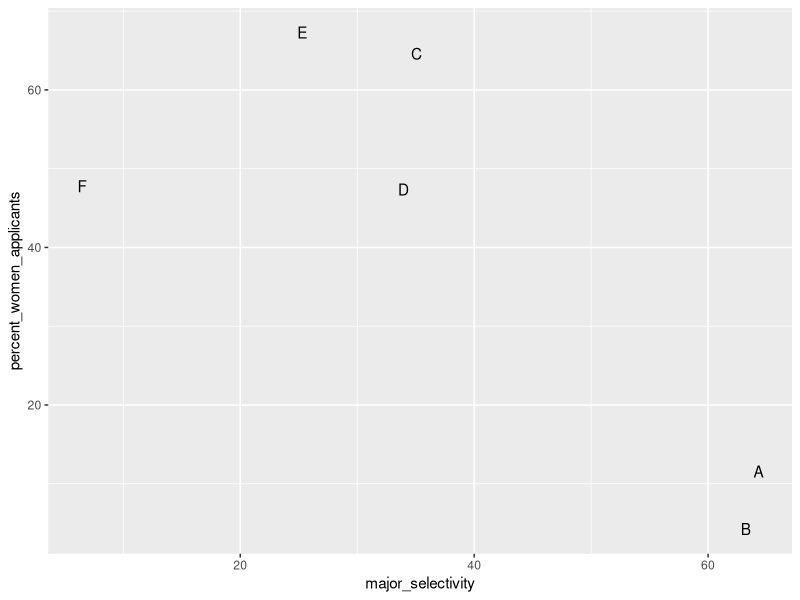
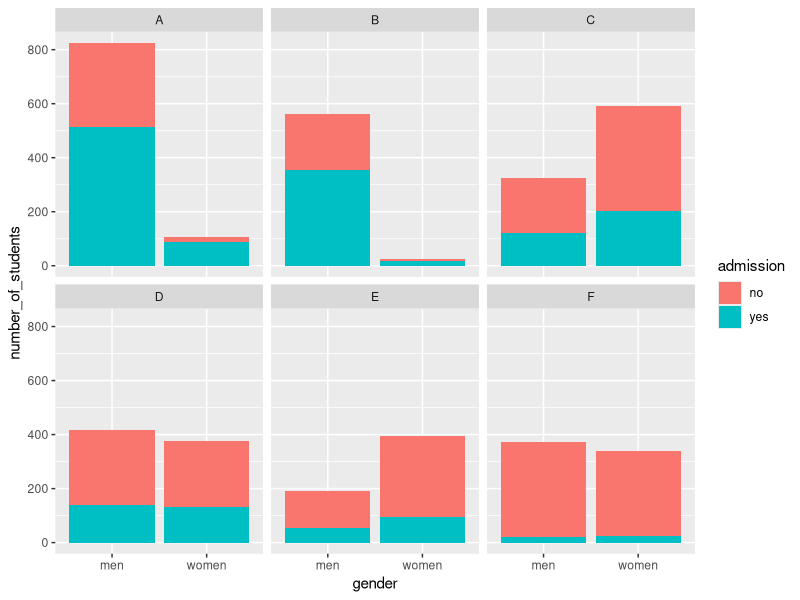
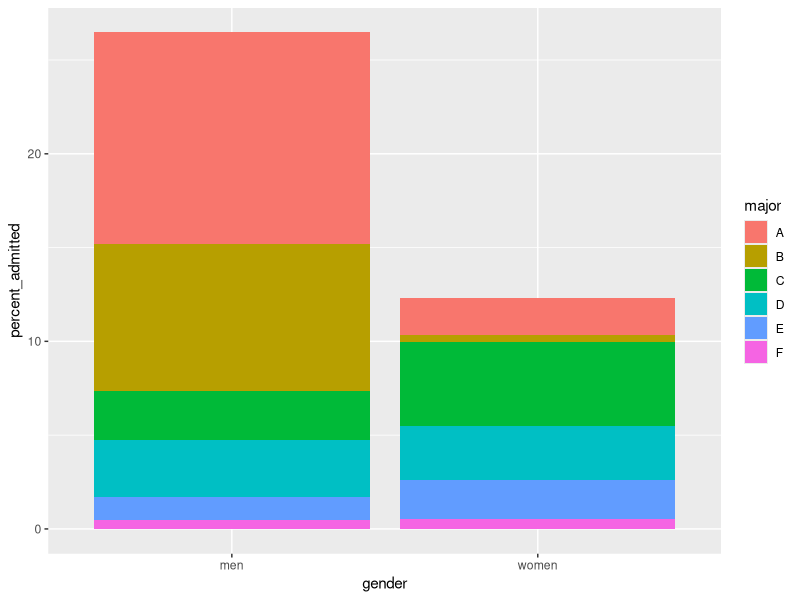
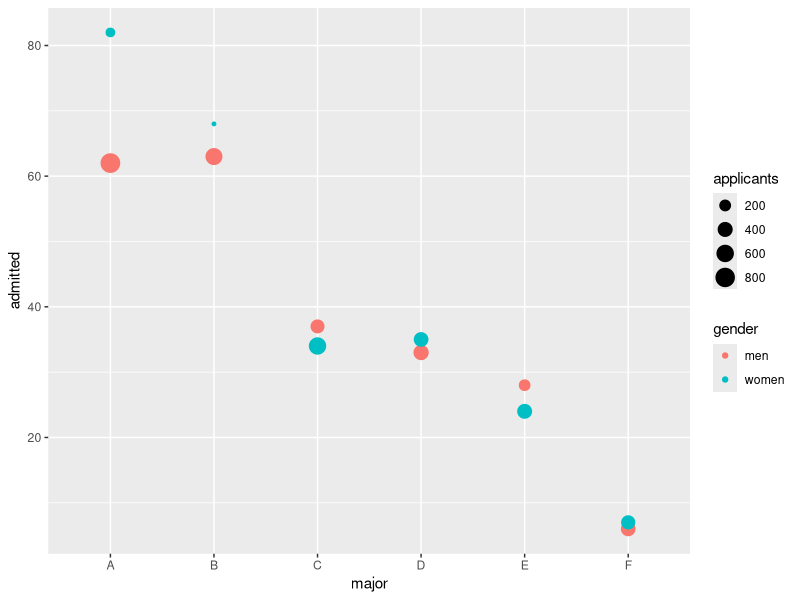

The R source for these figures, in order:
library(tidyverse)
library(broom)

# UC-Berkeley admission data
library(dslabs)
data(admissions)
admissions

# percent men and women accepted
admissions %>% group_by(gender) %>% 
  summarize(percentage = 
              round(sum(admitted*applicants)/sum(applicants),1))

# test whether gender and admission are independent
admissions %>% group_by(gender) %>% 
  summarize(total_admitted = round(sum(admitted / 100 * applicants)), 
            not_admitted = sum(applicants) - sum(total_admitted)) %>%
  select(-gender) %>% 
  do(tidy(chisq.test(.)))

# percent admissions by major
admissions %>% select(major, gender, admitted) %>%
  spread(gender, admitted) %>%
  mutate(women_minus_men = women - men)

# plot total percent admitted to major versus percent women applicants
admissions %>% 
  group_by(major) %>% 
  summarize(major_selectivity = sum(admitted * applicants) / sum(applicants),
            percent_women_applicants = sum(applicants * (gender=="women")) /
              sum(applicants) * 100) %>%
  ggplot(aes(major_selectivity, percent_women_applicants, label = major)) +
  geom_text()

# plot number of applicants admitted and not
admissions %>%
  mutate(yes = round(admitted/100*applicants), no = applicants - yes) %>%
  select(-applicants, -admitted) %>%
  gather(admission, number_of_students, -c("major", "gender")) %>%
  ggplot(aes(gender, number_of_students, fill = admission)) +
  geom_bar(stat = "identity", position = "stack") +
  facet_wrap(. ~ major)

admissions %>% 
  mutate(percent_admitted = admitted * applicants/sum(applicants)) %>%
  ggplot(aes(gender, y = percent_admitted, fill = major)) +
  geom_bar(stat = "identity", position = "stack")

# condition on major and then look at differences
admissions %>% ggplot(aes(major, admitted, col = gender, size = applicants)) + geom_point()

# average difference by major
admissions %>%  group_by(gender) %>% summarize(average = mean(admitted))
